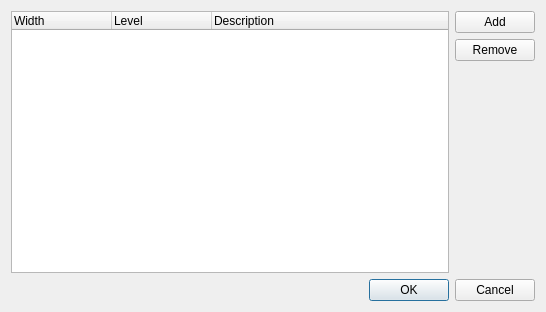
<?xml version="1.0" encoding="UTF-8"?>
<ui version="4.0">
 <class>udg::QCustomWindowLevelEditWidgetBase</class>
 <widget class="QDialog" name="udg::QCustomWindowLevelEditWidgetBase">
  <property name="geometry">
   <rect>
    <x>0</x>
    <y>0</y>
    <width>546</width>
    <height>312</height>
   </rect>
  </property>
  <property name="windowTitle">
   <string>Edit Custom WW/WL</string>
  </property>
  <layout class="QGridLayout" name="gridLayout">
   <item row="6" column="0" colspan="2">
    <layout class="QHBoxLayout" name="horizontalLayout_2">
     <item>
      <spacer name="horizontalSpacer_3">
       <property name="orientation">
        <enum>Qt::Horizontal</enum>
       </property>
       <property name="sizeHint" stdset="0">
        <size>
         <width>40</width>
         <height>20</height>
        </size>
       </property>
      </spacer>
     </item>
     <item>
      <widget class="QPushButton" name="m_okPushButton">
       <property name="text">
        <string>OK</string>
       </property>
       <property name="icon">
        <iconset resource="../main/main.qrc">
         <normaloff>:/images/icons/dialog-ok-apply.svg</normaloff>:/images/icons/dialog-ok-apply.svg</iconset>
       </property>
      </widget>
     </item>
     <item>
      <widget class="QPushButton" name="m_cancelPushButton">
       <property name="text">
        <string>Cancel</string>
       </property>
       <property name="icon">
        <iconset resource="../main/main.qrc">
         <normaloff>:/images/icons/dialog-cancel.svg</normaloff>:/images/icons/dialog-cancel.svg</iconset>
       </property>
      </widget>
     </item>
    </layout>
   </item>
   <item row="0" column="1">
    <widget class="QPushButton" name="m_addWindowLevelPushButton">
     <property name="text">
      <string>Add</string>
     </property>
     <property name="icon">
      <iconset resource="../main/main.qrc">
       <normaloff>:/images/icons/list-add.svg</normaloff>:/images/icons/list-add.svg</iconset>
     </property>
    </widget>
   </item>
   <item row="1" column="1">
    <widget class="QPushButton" name="m_deleteWindowLevelPushButton">
     <property name="text">
      <string>Remove</string>
     </property>
     <property name="icon">
      <iconset resource="../main/main.qrc">
       <normaloff>:/images/icons/edit-delete.svg</normaloff>:/images/icons/edit-delete.svg</iconset>
     </property>
    </widget>
   </item>
   <item row="2" column="1">
    <spacer name="verticalSpacer">
     <property name="orientation">
      <enum>Qt::Vertical</enum>
     </property>
     <property name="sizeHint" stdset="0">
      <size>
       <width>20</width>
       <height>40</height>
      </size>
     </property>
    </spacer>
   </item>
   <item row="0" column="0" rowspan="3">
    <widget class="QTreeWidget" name="m_customWindowLevelTreeWidget">
     <property name="alternatingRowColors">
      <bool>true</bool>
     </property>
     <property name="selectionMode">
      <enum>QAbstractItemView::ExtendedSelection</enum>
     </property>
     <property name="rootIsDecorated">
      <bool>false</bool>
     </property>
     <property name="itemsExpandable">
      <bool>false</bool>
     </property>
     <attribute name="headerStretchLastSection">
      <bool>true</bool>
     </attribute>
     <column>
      <property name="text">
       <string>Width</string>
      </property>
     </column>
     <column>
      <property name="text">
       <string>Level</string>
      </property>
     </column>
     <column>
      <property name="text">
       <string>Description</string>
      </property>
     </column>
    </widget>
   </item>
  </layout>
 </widget>
 <resources>
  <include location="../main/main.qrc"/>
  <include location="../main/main.qrc"/>
 </resources>
 <connections/>
</ui>
